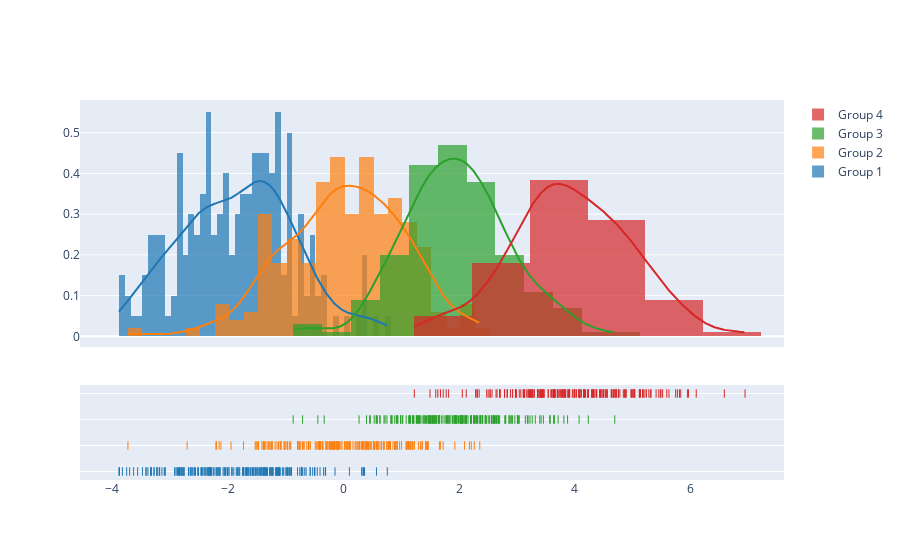

The code cell stored with this chart in its notebook:
### Code cell
import plotly.figure_factory as ff
import numpy as np

# Add histogram data
x1 = np.random.randn(200)-2
x2 = np.random.randn(200)
x3 = np.random.randn(200)+2
x4 = np.random.randn(200)+4

# Group data together
hist_data = [x1, x2, x3, x4]

group_labels = ['Group 1', 'Group 2', 'Group 3', 'Group 4']

# Create distplot with custom bin_size
fig = ff.create_distplot(hist_data, group_labels, bin_size=[.1, .25, .5, 1])
fig.show()

### Figure 1 — Plotly figure (JSON) as saved in the notebook; plotly's stock layout.template omitted (floating-point values rounded to 4 significant figures; data arrays with more than 128 entries replaced by an {"elided": "..."} marker saying what was removed)
{"data": [{"autobinx": false, "histnorm": "probability density", "legendgroup": "Group 1", "marker": {"color": "rgb(31, 119, 180)"}, "name": "Group 1", "opacity": 0.7, "type": "histogram", "x": {"elided": "200 float values"}, "xaxis": "x", "xbins": {"end": 0.7582, "size": 0.1, "start": -3.886}, "yaxis": "y"}, {"autobinx": false, "histnorm": "probability density", "legendgroup": "Group 2", "marker": {"color": "rgb(255, 127, 14)"}, "name": "Group 2", "opacity": 0.7, "type": "histogram", "x": {"elided": "200 float values"}, "xaxis": "x", "xbins": {"end": 2.358, "size": 0.25, "start": -3.73}, "yaxis": "y"}, {"autobinx": false, "histnorm": "probability density", "legendgroup": "Group 3", "marker": {"color": "rgb(44, 160, 44)"}, "name": "Group 3", "opacity": 0.7, "type": "histogram", "x": {"elided": "200 float values"}, "xaxis": "x", "xbins": {"end": 4.694, "size": 0.5, "start": -0.8707}, "yaxis": "y"}, {"autobinx": false, "histnorm": "probability density", "legendgroup": "Group 4", "marker": {"color": "rgb(214, 39, 40)"}, "name": "Group 4", "opacity": 0.7, "type": "histogram", "x": {"elided": "200 float values"}, "xaxis": "x", "xbins": {"end": 6.949, "size": 1, "start": 1.226}, "yaxis": "y"}, {"legendgroup": "Group 1", "marker": {"color": "rgb(31, 119, 180)"}, "mode": "lines", "name": "Group 1", "showlegend": false, "type": "scatter", "x": {"elided": "500 float values"}, "xaxis": "x", "y": {"elided": "500 float values"}, "yaxis": "y"}, {"legendgroup": "Group 2", "marker": {"color": "rgb(255, 127, 14)"}, "mode": "lines", "name": "Group 2", "showlegend": false, "type": "scatter", "x": {"elided": "500 float values"}, "xaxis": "x", "y": {"elided": "500 float values"}, "yaxis": "y"}, {"legendgroup": "Group 3", "marker": {"color": "rgb(44, 160, 44)"}, "mode": "lines", "name": "Group 3", "showlegend": false, "type": "scatter", "x": {"elided": "500 float values"}, "xaxis": "x", "y": {"elided": "500 float values"}, "yaxis": "y"}, {"legendgroup": "Group 4", "marker": {"color": "rgb(214, 39, 40)"}, "mode": "lines", "name": "Group 4", "showlegend": false, "type": "scatter", "x": {"elided": "500 float values"}, "xaxis": "x", "y": {"elided": "500 float values"}, "yaxis": "y"}, {"legendgroup": "Group 1", "marker": {"color": "rgb(31, 119, 180)", "symbol": "line-ns-open"}, "mode": "markers", "name": "Group 1", "showlegend": false, "type": "scatter", "x": {"elided": "200 float values"}, "xaxis": "x", "y": {"elided": "200 str values"}, "yaxis": "y2"}, {"legendgroup": "Group 2", "marker": {"color": "rgb(255, 127, 14)", "symbol": "line-ns-open"}, "mode": "markers", "name": "Group 2", "showlegend": false, "type": "scatter", "x": {"elided": "200 float values"}, "xaxis": "x", "y": {"elided": "200 str values"}, "yaxis": "y2"}, {"legendgroup": "Group 3", "marker": {"color": "rgb(44, 160, 44)", "symbol": "line-ns-open"}, "mode": "markers", "name": "Group 3", "showlegend": false, "type": "scatter", "x": {"elided": "200 float values"}, "xaxis": "x", "y": {"elided": "200 str values"}, "yaxis": "y2"}, {"legendgroup": "Group 4", "marker": {"color": "rgb(214, 39, 40)", "symbol": "line-ns-open"}, "mode": "markers", "name": "Group 4", "showlegend": false, "type": "scatter", "x": {"elided": "200 float values"}, "xaxis": "x", "y": {"elided": "200 str values"}, "yaxis": "y2"}], "layout": {"barmode": "overlay", "hovermode": "closest", "legend": {"traceorder": "reversed"}, "xaxis": {"anchor": "y2", "domain": [0, 1], "zeroline": false}, "yaxis": {"anchor": "free", "domain": [0.35, 1], "position": 0}, "yaxis2": {"anchor": "x", "domain": [0, 0.25], "dtick": 1, "showticklabels": false}}}
